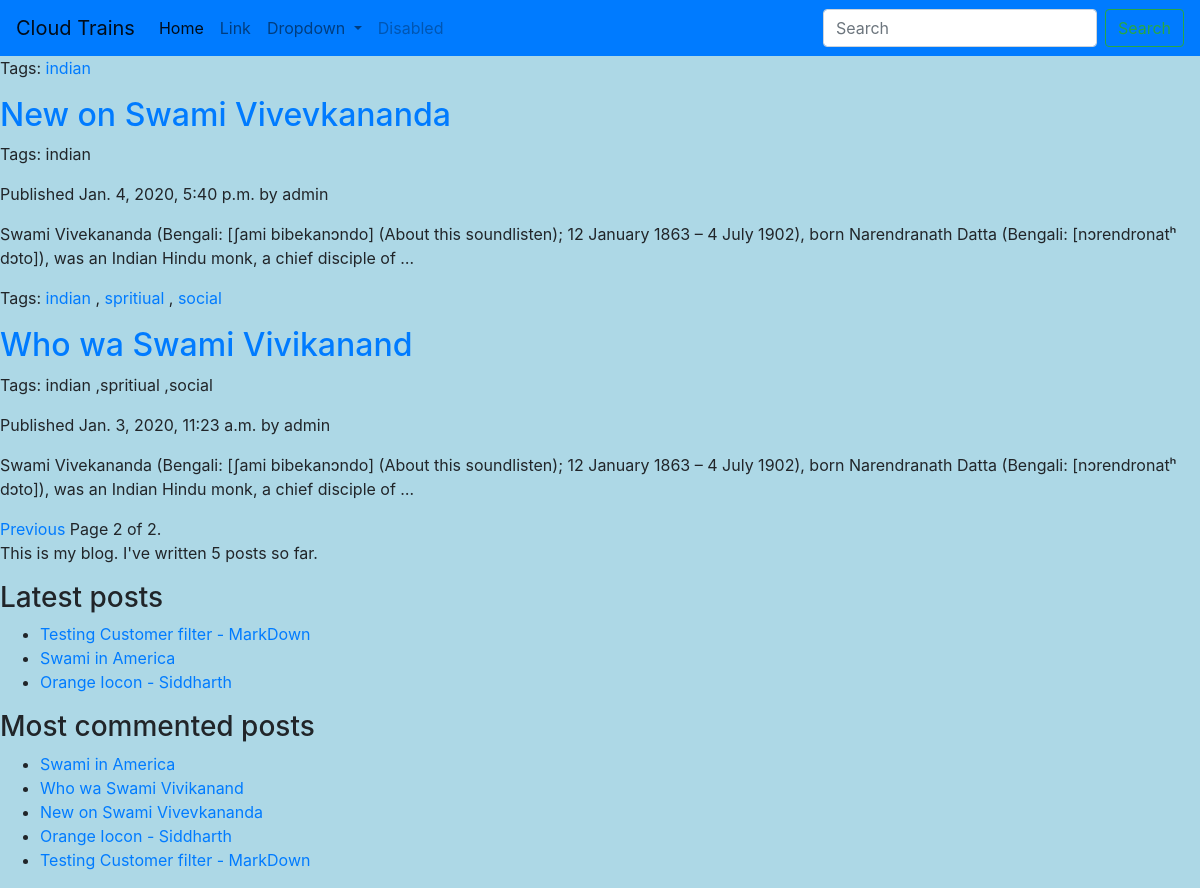
Screenshot of /blog/?page=2 with the database file from the repository.
### blog/models.py (models this page shows, shortened)
class Post(models.Model):
    tag = TaggableManager()
    objects = models.Manager()  # default Manager
    published = PublishedManager()  # Custom Manager
    def get_absolute_url(self):
        return reverse('blog:post_detail',
                       args=[self.publish.year,
                             self.publish.month,
                             self.publish.day,
                             self.slug])
    STATUS_CHOICES = (('draft', 'Draft'),
                      ('published', 'Published'),
                      )
    title = models.CharField(max_length=255)
    slug = models.SlugField(max_length=250, unique_for_date='publish')
    author = models.ForeignKey(User, on_delete=models.CASCADE,
                               related_name='blog_posts')
    body = models.TextField()
    publish = models.DateTimeField(default=timezone.now)
    created = models.DateTimeField(auto_now_add=True)
    updated = models.DateTimeField(auto_now=True)
    status = models.CharField(max_length=10,
                              choices=STATUS_CHOICES,
                              default='draft')
    deleted = models.BooleanField(default=False)
    delete_on = models.DateTimeField(null=True, blank=True)
    class Meta:
        ordering = ['-publish']
    def __str__(self):
        return self.title

### blog/views.py (the view)
# urls.py: path('', views.post_list, name='post_list'),
def post_list(request, tag_slug=None):
    posts = Post.published.all()
    tag = None
    if tag_slug:
        tag = get_object_or_404(Tag, slug=tag_slug)
        posts = posts.filter(tag__in=[tag])
    print(posts)
    paginator = Paginator(posts, 3)
    page = request.GET.get('page')
    try:
        posts = paginator.page(page)
    except PageNotAnInteger:
        posts = paginator.page(1)
    except EmptyPage:
        posts = paginator.page(paginator.num_pages)
    print('*' * 50)
    print(posts)
    return render(request, 'blog/post/list.html',
                  {'page': page,
                   'posts': posts,
                   'tag': tag})

### blog/models.py (called while the page is built)
    def get_queryset(self):
        return super(PublishedManager, self).get_queryset().filter(status='published')

### blog/templatetags/blog_tags.py (called while the page is built)
@register.simple_tag()
def total_posts():
    return Post.published.count()

@register.inclusion_tag('blog/post/latest_posts.html')
def show_latest_posts(count):
    latest_posts = Post.published.order_by('-publish')[:count]
    return {'latest_posts': latest_posts}

@register.simple_tag
def get_most_commented_posts(count=5):
    return Post.published.annotate(total_comments=Count('comments')).order_by('-total_comments')[:count]

@register.filter(name='markdown')
def markdown_format(text):
    return mark_safe(markdown.markdown(text))

### blog/templates/blog/post/list.html (shortened to what this page needs)
{% extends "blog/base.html" %}
{% load blog_tags %}
{% block content %}
    {% for post in posts %}
        <p class="tags">
            Tags:
            {% for tag in post.tag.all %}
                <a href="{% url "blog:post_list_by_tag" tag.slug %}">
                    {{ tag.name }}
                </a>
                {% if not forloop.last %}, {% endif %}
            {% endfor %}
        </p>
        <h2>
            <a href="{{ post.get_absolute_url }}">
                {{ post.title }}
            </a>
        </h2>
        <p class="tags">Tags: {{ post.tag.all|join:" ,"}}</p>
        <p class="date">
            Published {{ post.publish }} by {{ post.author }}
        </p>
        {{ post.body | markdown| truncatewords_html:30}}
    {% endfor %}
    {% include "pagination.html" with page=posts %}
{% endblock %}

### blog/templates/blog/base.html (shortened to what this page needs)
{% load static %}
{% load blog_tags %}
<!DOCTYPE html>
<html lang="en">
<head>
    <link href="https://stackpath.bootstrapcdn.com/bootstrap/4.4.1/css/bootstrap.min.css" rel="stylesheet">
    <link href="{% static 'css/blog.css' %}" rel=stylesheet>
</head>
<body>
<div id="navbar">
    <nav class="navbar navbar-expand-lg navbar-light bg-primary">
        <a class="navbar-brand" href="#">Cloud Trains</a>
        <div class="collapse navbar-collapse" id="navbarSupportedContent">
            <ul class="navbar-nav mr-auto">
                <li class="nav-item active">
                    <a class="nav-link" href="#">Home <span class="sr-only">(current)</span></a>
                </li>
                <li class="nav-item">
                    <a class="nav-link" href="#">Link</a>
                </li>
                <li class="nav-item dropdown">
                    <a class="nav-link dropdown-toggle" href="#" id="navbarDropdown" role="button"
                       data-toggle="dropdown" aria-haspopup="true" aria-expanded="false">
                        Dropdown
                    </a>
                </li>
                <li class="nav-item">
                    <a class="nav-link disabled" href="#">Disabled</a>
                </li>
            </ul>
            <form class="form-inline my-2 my-lg-0">
                <input class="form-control mr-sm-2" type="search" placeholder="Search" aria-label="Search">
                <button class="btn btn-outline-success my-2 my-sm-0" type="submit">Search</button>
            </form>
        </div>
    </nav>
</div>
<div id="content">
    {% block content %}
    {% endblock %}
</div>
<div id="sidebar">
    <p>This is my blog. I've written {% total_posts %} posts so far.</p>
    <h3>Latest posts</h3>
    {% show_latest_posts 3 %}
    <h3>Most commented posts</h3>
    {% get_most_commented_posts as most_commented_posts %}
    <ul>
        {% for post in most_commented_posts %}
            <li>
                <a href="{{ post.get_absolute_url }}">{{ post.title }}</a>
            </li>
        {% endfor %}
    </ul>
</div>
</body>
</html>

### blog/templates/blog/post/latest_posts.html
<ul>
    {% for post in latest_posts %}
        <li>
            <a href="{{ post.get_absolute_url }}">{{ post.title }}</a>
        </li>
    {% endfor %}
</ul>

### static/css/blog.css (style rules this page uses)
body { background-color: lightblue; }

### rows the page displays
Post: title "New on Swami Vivevkananda", tag.all "indian", publish "Jan. 4, 2020, 5:40 p.m.", author "admin", body "Swami Vivekananda (Bengali: [ʃami bibekanɔndo] (About this soundlisten); 12 January 1863 – 4 July 1902), born Narendranath Datta (Bengali: [nɔrendronatʰ dɔto]), was an Indian Hindu monk, a chief disciple of …"
Tag: name "indian"
Post: title "Who wa Swami Vivikanand", tag.all "indian ,spritiual ,social", publish "Jan. 3, 2020, 11:23 a.m.", author "admin", body "Swami Vivekananda (Bengali: [ʃami bibekanɔndo] (About this soundlisten); 12 January 1863 – 4 July 1902), born Narendranath Datta (Bengali: [nɔrendronatʰ dɔto]), was an Indian Hindu monk, a chief disciple of …"
Tag: name "spritiual"
Tag: name "social"
Post: title "Testing Customer filter - MarkDown"
Post: title "Swami in America"
Post: title "Orange Iocon - Siddharth"

### other values shown
{{ page.number }} "2"
{{ page.paginator.num_pages }} "2"
